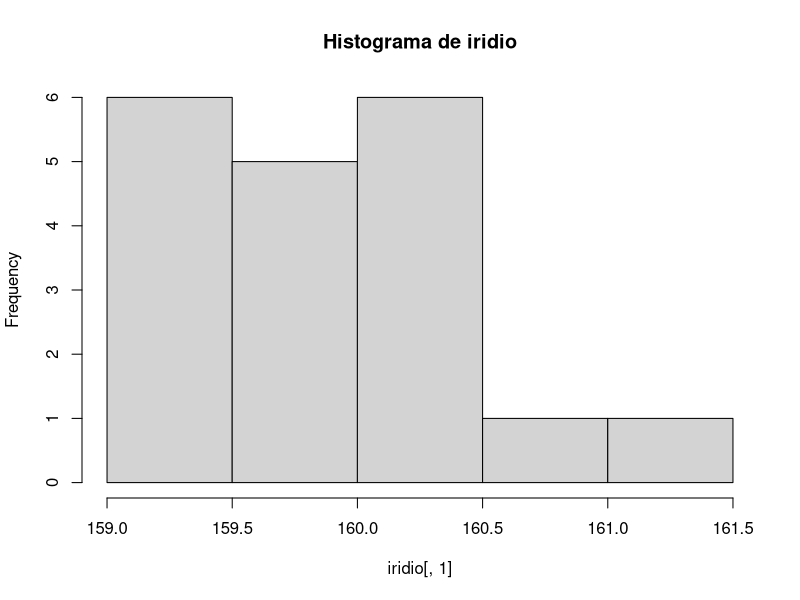
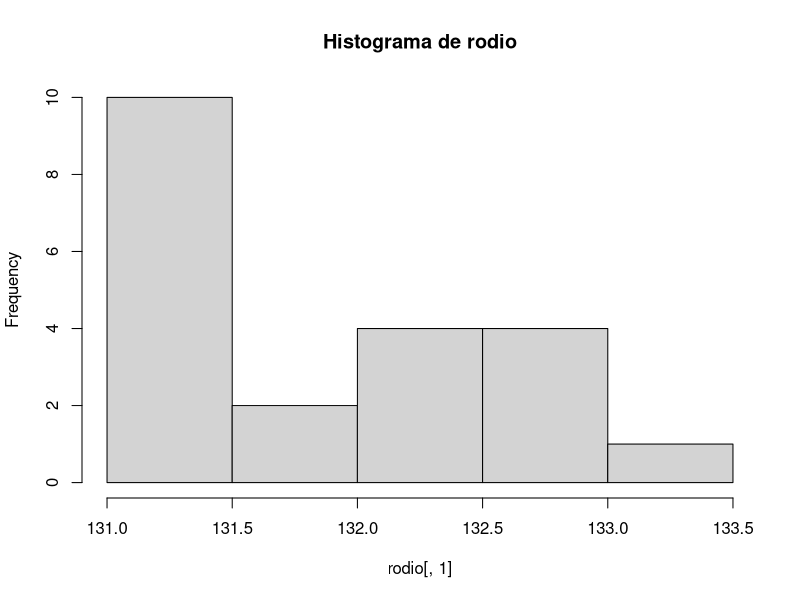
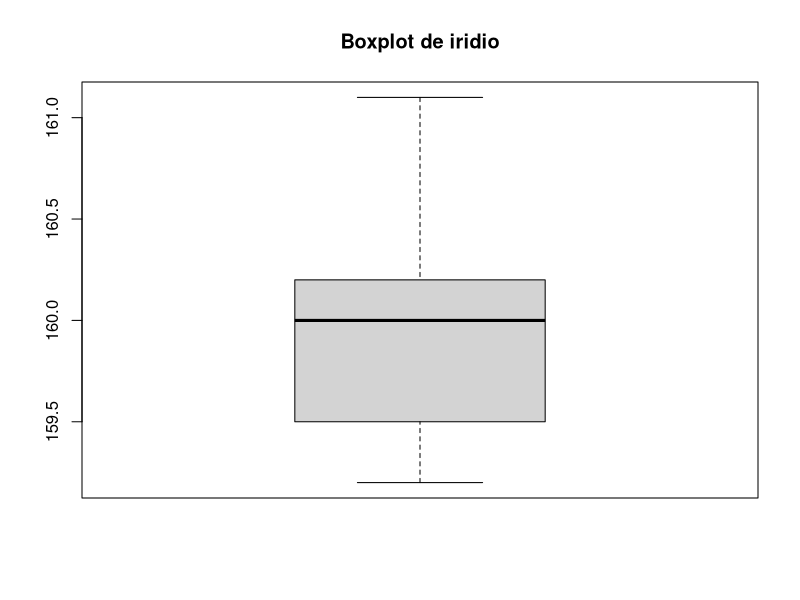
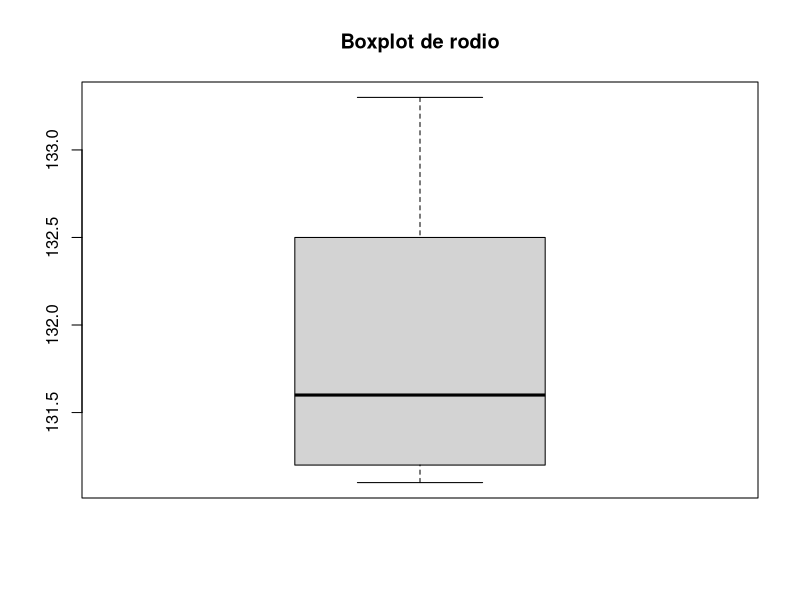
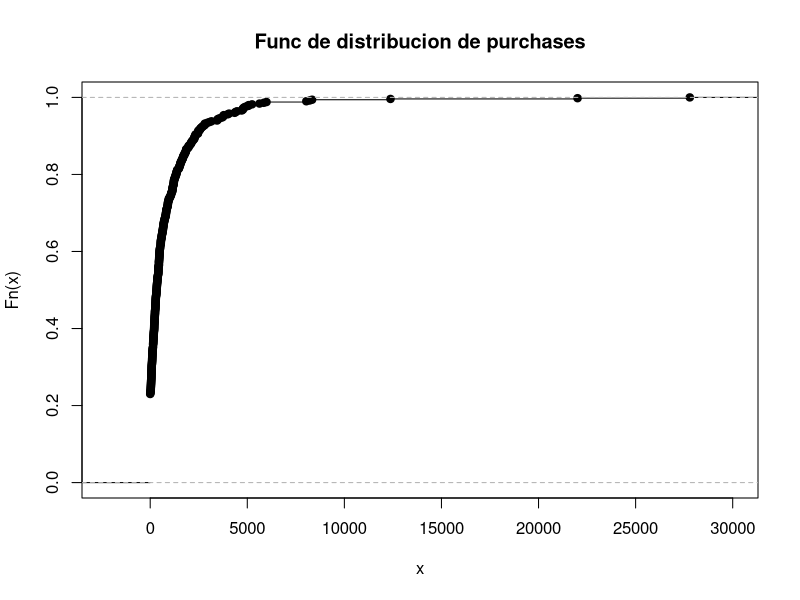
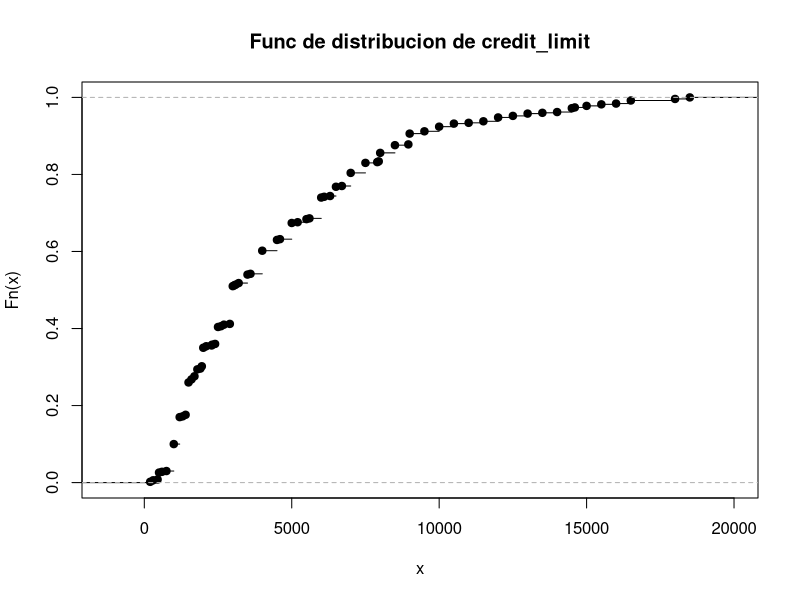
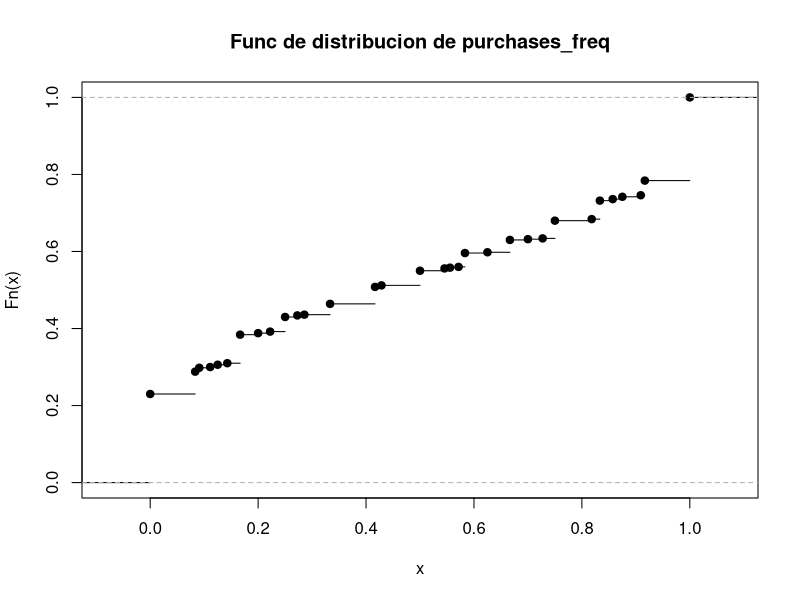
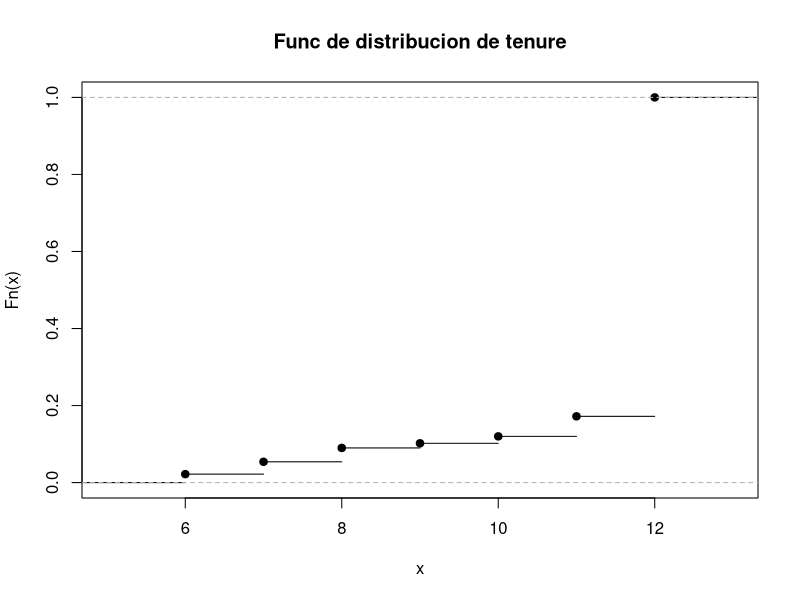

The R script that drew these images, in order:
# Ejercicio 3 
iridio <- read.table("iridio.txt", header=TRUE)
rodio <- read.table("rodio.txt", header=TRUE)

#3.a
# Histograma de temperatura de sublimacion del iridio
hist(iridio[,1], main="Histograma de iridio")

#Histograma de temperatura de sublimacion del rodio
hist(rodio[,1], main="Histograma de rodio")

#Boxplot de temperatura de sublimacion del iridio
boxplot(iridio[,1], main="Boxplot de iridio")

#Boxplot de temperatura de sublimacion del rodio
boxplot(rodio[,1], main="Boxplot de rodio")

#3.b
#medias
media_iridio <- mean(iridio[,1])
media_rodio <- mean(rodio[,1])
#medianas
mediana_iridio <- median(iridio[,1])
mediana_rodio <- median(rodio[,1])
#medias podadas
media_iridio_podada_10 <- mean(iridio[,1], trim=0.1)
media_iridio_podada_20 <- mean(iridio[,1], trim=0.2)
media_rodio_podada_10 <- mean(rodio[,1], trim=0.1)
media_rodio_podada_20 <- mean(rodio[,1], trim=0.2)

#3.c
#Desvios estandares
desvio_est_iridio <- sd(iridio[,1])
desvio_est_rodio <- sd(rodio[,1])
#Distancia intercuantil
dist_intercuantil_iridio <- IQR(iridio[,1])
dist_intercuantil_rodio <- IQR(rodio[,1])

#cuantiles
cuantiles_iridio <- quantile(iridio[,1], probs=c(0.1, 0.25, 0.5, 0.75, 0.9))
cuantiles_rodio <- quantile(rodio[,1], probs=c(0.1, 0.25, 0.5, 0.75, 0.9))


#Ejercicio 6
data_credit_card <- read.csv("data_credit_card.csv", header=TRUE)
purchases <- data_credit_card[,1]
credit_limit <- data_credit_card[,2]
purchases_freq <- data_credit_card[,3]
tenure <- data_credit_card[,4]

#6.a
plot.ecdf(purchases, main="Func de distribucion de purchases")
plot.ecdf(credit_limit, main="Func de distribucion de credit_limit")
plot.ecdf(purchases_freq, main="Func de distribucion de purchases_freq")
plot.ecdf(tenure, main="Func de distribucion de tenure")

#6.b
hist(credit_limit, probability=TRUE, main="histograma de credit_limit") #Preguntar por lo de probability=TRUE
lines(density(credit_limit), col = "red", lwd = 2)

#6.c
frecuencia_relativa <- prop.table(table(tenure))
print(frecuencia_relativa)
